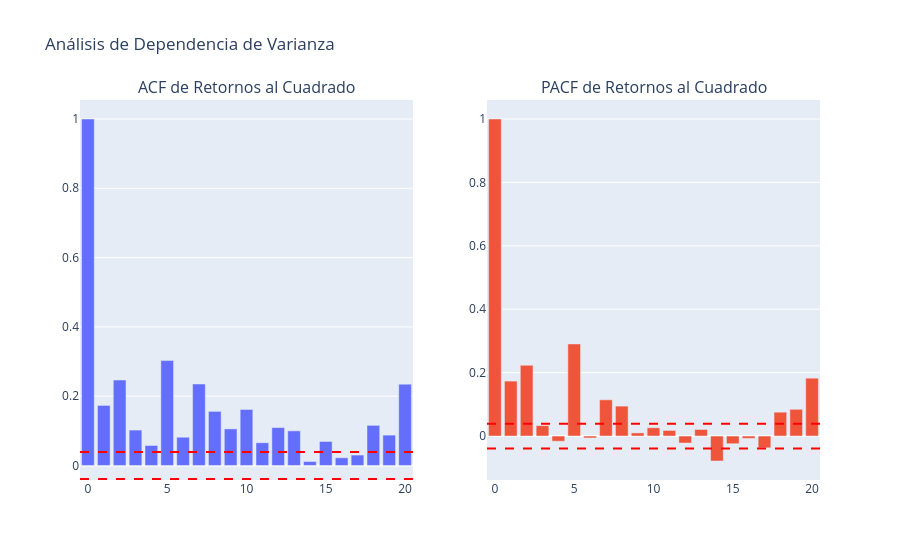

Notebook code cell kept with this figure:
### Code cell
# Retornos al cuadrado
sq_returns = returns**2

# Calcular ACF y PACF
lag_acf = acf(sq_returns, nlags=20)
lag_pacf = pacf(sq_returns, nlags=20, method='ols')

# Graficar ACF y PACF con Plotly
fig = make_subplots(rows=1, cols=2, subplot_titles=('ACF de Retornos al Cuadrado', 'PACF de Retornos al Cuadrado'))

# Añadir barras de ACF
fig.add_trace(go.Bar(x=np.arange(len(lag_acf)), y=lag_acf, name='ACF'), row=1, col=1)
# Añadir barras de PACF
fig.add_trace(go.Bar(x=np.arange(len(lag_pacf)), y=lag_pacf, name='PACF'), row=1, col=2)

# Líneas de significancia (aprox 1.96 / sqrt(N))
sig_level = 1.96 / np.sqrt(len(returns))
for i in [1, 2]:
    fig.add_hline(y=sig_level, line_dash="dash", line_color="red", row=1, col=i)
    fig.add_hline(y=-sig_level, line_dash="dash", line_color="red", row=1, col=i)

fig.update_layout(title='Análisis de Dependencia de Varianza', showlegend=False)
fig.show()

### Figure 1 — Plotly figure (JSON) as saved in the notebook; plotly's stock layout.template omitted (floating-point values rounded to 4 significant figures)
{"data": [{"name": "ACF", "type": "bar", "x": [0, 1, 2, 3, 4, 5, 6, 7, 8, 9, 10, 11, 12, 13, 14, 15, 16, 17, 18, 19, 20], "xaxis": "x", "y": [1.0, 0.1733, 0.2466, 0.1021, 0.0577, 0.3027, 0.08149, 0.2351, 0.1562, 0.1056, 0.1616, 0.0655, 0.1094, 0.0999, 0.01142, 0.06929, 0.02212, 0.03005, 0.1158, 0.08758, 0.2347], "yaxis": "y"}, {"name": "PACF", "type": "bar", "x": [0, 1, 2, 3, 4, 5, 6, 7, 8, 9, 10, 11, 12, 13, 14, 15, 16, 17, 18, 19, 20], "xaxis": "x2", "y": [1.0, 0.1733, 0.2233, 0.03279, -0.0163, 0.2905, -0.006069, 0.1143, 0.09437, 0.009868, 0.02604, 0.01762, -0.02199, 0.02065, -0.07873, -0.02422, -0.00748, -0.03721, 0.07528, 0.08435, 0.1826], "yaxis": "y2"}], "layout": {"annotations": [{"font": {"size": 16}, "showarrow": false, "text": "ACF de Retornos al Cuadrado", "x": 0.225, "xanchor": "center", "xref": "paper", "y": 1, "yanchor": "bottom", "yref": "paper"}, {"font": {"size": 16}, "showarrow": false, "text": "PACF de Retornos al Cuadrado", "x": 0.775, "xanchor": "center", "xref": "paper", "y": 1, "yanchor": "bottom", "yref": "paper"}], "shapes": [{"line": {"color": "red", "dash": "dash"}, "type": "line", "x0": 0, "x1": 1, "xref": "x domain", "y0": 0.03909, "y1": 0.03909, "yref": "y"}, {"line": {"color": "red", "dash": "dash"}, "type": "line", "x0": 0, "x1": 1, "xref": "x domain", "y0": -0.03909, "y1": -0.03909, "yref": "y"}, {"line": {"color": "red", "dash": "dash"}, "type": "line", "x0": 0, "x1": 1, "xref": "x2 domain", "y0": 0.03909, "y1": 0.03909, "yref": "y2"}, {"line": {"color": "red", "dash": "dash"}, "type": "line", "x0": 0, "x1": 1, "xref": "x2 domain", "y0": -0.03909, "y1": -0.03909, "yref": "y2"}], "showlegend": false, "title": {"text": "Análisis de Dependencia de Varianza"}, "xaxis": {"anchor": "y", "domain": [0, 0.45]}, "xaxis2": {"anchor": "y2", "domain": [0.55, 1]}, "yaxis": {"anchor": "x", "domain": [0, 1]}, "yaxis2": {"anchor": "x2", "domain": [0, 1]}}}
